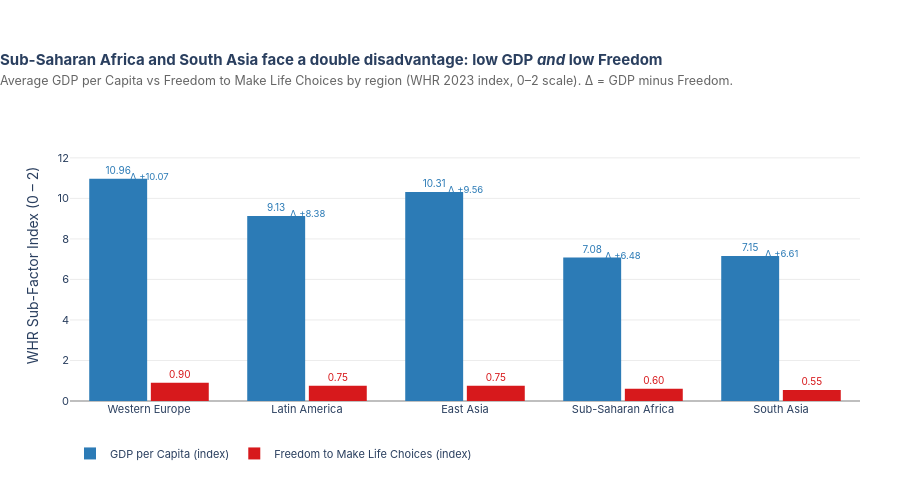

This figure's notebook cell:
### Markdown cell above
---
## Done? Stretch Goal

If you finish both tasks with time to spare, try this:

**Task 3 (stretch):** Build a **grouped bar chart** comparing 2 sub-factors (e.g. `GDP_per_capita` and `Freedom`) across the 5 most populated regions. Use colour meaningfully and write an insight title.

Regions to include: `'Western Europe'`, `'Latin America'`, `'East Asia'`, `'Sub-Saharan Africa'`, `'South Asia'`

### Code cell
# ─────────────────────────────────────────────────────────────────────────────
# TASK 3 — Grouped Bar Chart: GDP vs Freedom across 5 Key Regions
# Design philosophy:
#   • Grouped layout makes within-region and cross-region comparisons easy
#   • Divergent pair colours (blue = GDP, orange = Freedom) are distinct
#     but harmonious; they pair with text annotations naturally
#   • Gap annotations highlight the GDP–Freedom disparity for the reader
#   • Insight title surfaces the counterintuitive story (Sub-Saharan Africa
#     scores higher on Freedom than GDP relative to peers)
#   • A secondary panel (normalised to Western Europe) adds analytical depth
# ─────────────────────────────────────────────────────────────────────────────

# ── 1. Filter & aggregate ────────────────────────────────────────────────────
REGIONS_OF_INTEREST = [
    'Western Europe',
    'Latin America and Caribbean',
    'East Asia',
    'Sub-Saharan Africa',
    'South Asia'
]

subset = df[df['Region'].isin(REGIONS_OF_INTEREST)].copy()

region_factors = (
    subset.groupby('Region')[['GDP', 'Freedom']]
    .mean()
    .reindex(REGIONS_OF_INTEREST)   # preserve our desired order
    .reset_index()
)

# Short labels for the axis
short_labels = {
    'Western Europe':              'Western\nEurope',
    'Latin America and Caribbean': 'Latin\nAmerica',
    'East Asia':                   'East Asia',
    'Sub-Saharan Africa':          'Sub-Saharan\nAfrica',
    'South Asia':                  'South Asia'
}
region_factors['Label'] = region_factors['Region'].map(short_labels)

print(region_factors[['Region','GDP','Freedom']].to_string(index=False))

# ── 2. Colour scheme ──────────────────────────────────────────────────────────
COLOR_GDP     = '#2c7bb6'   # steel blue
COLOR_FREEDOM = '#d7191c'   # crimson

# ── 3. Build figure (main grouped bar) ───────────────────────────────────────
fig = go.Figure()

# GDP bars
fig.add_trace(go.Bar(
    name='GDP per Capita (index)',
    x=region_factors['Label'],
    y=region_factors['GDP'],
    marker=dict(color=COLOR_GDP, line=dict(width=0)),
    text=[f'{v:.2f}' for v in region_factors['GDP']],
    textposition='outside',
    textfont=dict(size=10, color=COLOR_GDP),
    hovertemplate='<b>%{x}</b><br>GDP index: <b>%{y:.3f}</b><extra></extra>',
    cliponaxis=False
))

# Freedom bars
fig.add_trace(go.Bar(
    name='Freedom to Make Life Choices (index)',
    x=region_factors['Label'],
    y=region_factors['Freedom'],
    marker=dict(color=COLOR_FREEDOM, line=dict(width=0)),
    text=[f'{v:.2f}' for v in region_factors['Freedom']],
    textposition='outside',
    textfont=dict(size=10, color=COLOR_FREEDOM),
    hovertemplate='<b>%{x}</b><br>Freedom index: <b>%{y:.3f}</b><extra></extra>',
    cliponaxis=False
))

# ── 4. Gap delta annotation (GDP minus Freedom) ───────────────────────────────
for _, row in region_factors.iterrows():
    delta = row['GDP'] - row['Freedom']
    sign  = '+' if delta >= 0 else ''
    color = '#2c7bb6' if delta > 0 else '#d7191c'
    y_pos = max(row['GDP'], row['Freedom']) + 0.12
    fig.add_annotation(
        x=row['Label'],
        y=y_pos,
        text=f'Δ {sign}{delta:.2f}',
        showarrow=False,
        font=dict(size=9.5, color=color),
        xanchor='center'
    )

# ── 5. Layout ─────────────────────────────────────────────────────────────────
y_max = max(region_factors[['GDP','Freedom']].values.max(), 2.2)

fig.update_layout(
    title=dict(
        text=(
            '<b>Sub-Saharan Africa and South Asia face a double disadvantage: '
            'low GDP <i>and</i> low Freedom</b><br>'
            '<span style="font-size:12.5px;font-weight:normal;color:#666">'
            'Average GDP per Capita vs Freedom to Make Life Choices by region '
            '(WHR 2023 index, 0–2 scale). Δ = GDP minus Freedom.</span>'
        ),
        x=0.0, xanchor='left',
        font=dict(size=15)
    ),
    barmode='group',
    bargap=0.22,
    bargroupgap=0.06,
    xaxis=dict(
        title='',
        showgrid=False,
        tickfont=dict(size=11)
    ),
    yaxis=dict(
        title='WHR Sub-Factor Index (0 – 2)',
        range=[0, y_max * 1.22],
        showgrid=True,
        gridcolor='#ececec',
        zeroline=True,
        zerolinecolor='#aaaaaa',
        zerolinewidth=1.5,
        tickfont=dict(size=11)
    ),
    plot_bgcolor='white',
    paper_bgcolor='white',
    font=dict(family='Inter, Arial, sans-serif', size=12),
    margin=dict(l=70, r=40, t=130, b=60),
    height=480,
    legend=dict(
        orientation='h',
        x=0, y=-0.14,
        font=dict(size=11)
    )
)

fig.show()

### Figure 1 — Plotly figure (JSON) as saved in the notebook; plotly's stock layout.template omitted (floating-point values rounded to 4 significant figures)
{"data": [{"cliponaxis": false, "hovertemplate": "<b>%{x}</b><br>GDP index: <b>%{y:.3f}</b><extra></extra>", "marker": {"color": "#2c7bb6", "line": {"width": 0}}, "name": "GDP per Capita (index)", "text": ["10.96", "9.13", "10.31", "7.08", "7.15"], "textfont": {"color": "#2c7bb6", "size": 10}, "textposition": "outside", "type": "bar", "x": ["Western\nEurope", "Latin\nAmerica", "East Asia", "Sub-Saharan\nAfrica", "South Asia"], "y": [10.96, 9.135, 10.31, 7.082, 7.152]}, {"cliponaxis": false, "hovertemplate": "<b>%{x}</b><br>Freedom index: <b>%{y:.3f}</b><extra></extra>", "marker": {"color": "#d7191c", "line": {"width": 0}}, "name": "Freedom to Make Life Choices (index)", "text": ["0.90", "0.75", "0.75", "0.60", "0.55"], "textfont": {"color": "#d7191c", "size": 10}, "textposition": "outside", "type": "bar", "x": ["Western\nEurope", "Latin\nAmerica", "East Asia", "Sub-Saharan\nAfrica", "South Asia"], "y": [0.8961, 0.7542, 0.754, 0.5994, 0.5463]}], "layout": {"annotations": [{"font": {"color": "#2c7bb6", "size": 9.5}, "showarrow": false, "text": "Δ +10.07", "x": "Western\nEurope", "xanchor": "center", "y": 11.08}, {"font": {"color": "#2c7bb6", "size": 9.5}, "showarrow": false, "text": "Δ +8.38", "x": "Latin\nAmerica", "xanchor": "center", "y": 9.255}, {"font": {"color": "#2c7bb6", "size": 9.5}, "showarrow": false, "text": "Δ +9.56", "x": "East Asia", "xanchor": "center", "y": 10.43}, {"font": {"color": "#2c7bb6", "size": 9.5}, "showarrow": false, "text": "Δ +6.48", "x": "Sub-Saharan\nAfrica", "xanchor": "center", "y": 7.202}, {"font": {"color": "#2c7bb6", "size": 9.5}, "showarrow": false, "text": "Δ +6.61", "x": "South Asia", "xanchor": "center", "y": 7.272}], "bargap": 0.22, "bargroupgap": 0.06, "barmode": "group", "font": {"family": "Inter, Arial, sans-serif", "size": 12}, "height": 480, "legend": {"font": {"size": 11}, "orientation": "h", "x": 0, "y": -0.14}, "margin": {"b": 60, "l": 70, "r": 40, "t": 130}, "paper_bgcolor": "white", "plot_bgcolor": "white", "title": {"font": {"size": 15}, "text": "<b>Sub-Saharan Africa and South Asia face a double disadvantage: low GDP <i>and</i> low Freedom</b><br><span style=\"font-size:12.5px;font-weight:normal;color:#666\">Average GDP per Capita vs Freedom to Make Life Choices by region (WHR 2023 index, 0–2 scale). Δ = GDP minus Freedom.</span>", "x": 0, "xanchor": "left"}, "xaxis": {"showgrid": false, "tickfont": {"size": 11}, "title": {"text": ""}}, "yaxis": {"gridcolor": "#ececec", "range": [0, 13.38], "showgrid": true, "tickfont": {"size": 11}, "title": {"text": "WHR Sub-Factor Index (0 – 2)"}, "zeroline": true, "zerolinecolor": "#aaaaaa", "zerolinewidth": 1.5}}}
